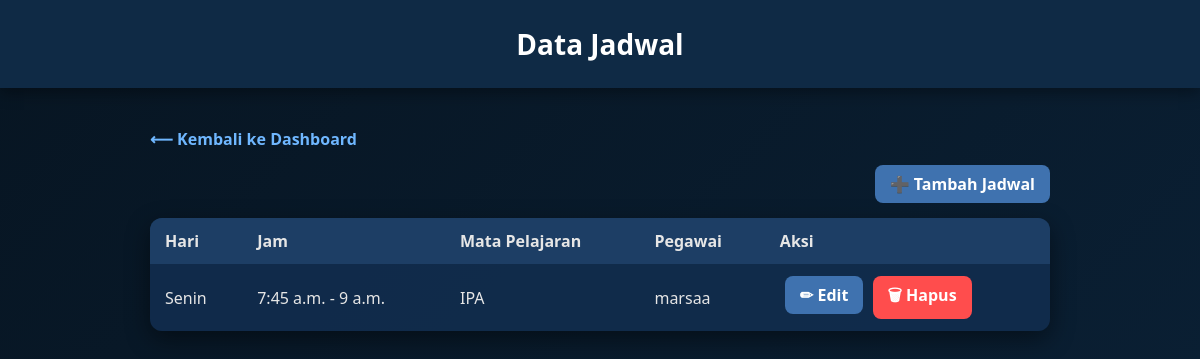
Before: /admin_app/jadwal/ with the older database file.
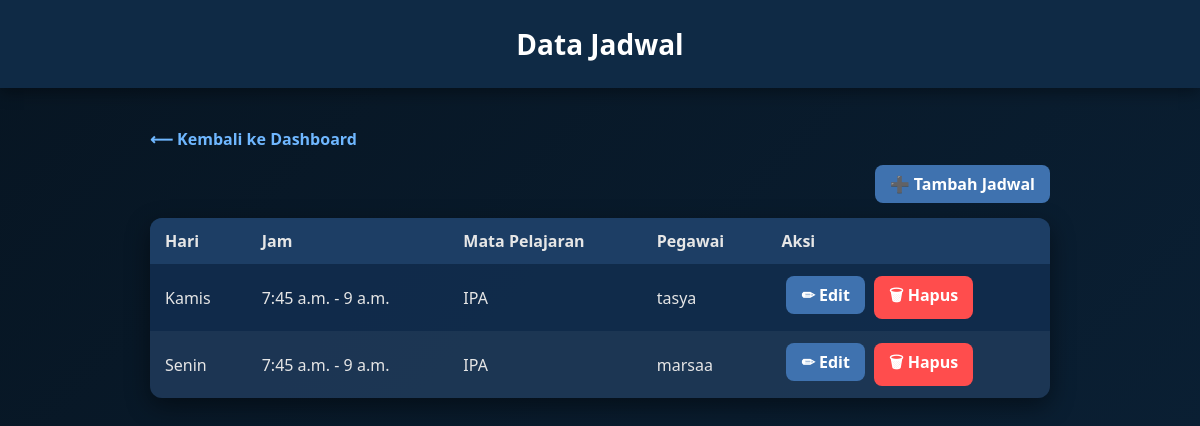
After: the same page with the newer database file.
### admin_app/models.py (models this page shows, shortened)
class Jadwal(models.Model):
    HARI_CHOICES = [
        ("Senin", "Senin"),
        ("Selasa", "Selasa"),
        ("Rabu", "Rabu"),
        ("Kamis", "Kamis"),
        ("Jumat", "Jumat"),
    ]
    hari = models.CharField(max_length=20, choices=HARI_CHOICES)
    jam_mulai = models.TimeField()
    jam_selesai = models.TimeField()
    mata_pelajaran = models.CharField(max_length=100)
    pegawai = models.ForeignKey(Pegawai, on_delete=models.CASCADE)

class Pegawai(models.Model):
    id_pegawai = models.CharField(max_length=10, unique=True, editable=False)
    JABATAN_CHOICES = [
        ("guru", "Guru"),
        ("staff", "Staff"),
        ("admin", "Admin"),
    ]
    user = models.OneToOneField(User, on_delete=models.CASCADE, null=True, blank=True)
    nama = models.CharField(max_length=200)
    nip = models.CharField(max_length=50, blank=True, null=True)
    jabatan = models.CharField(max_length=20, choices=JABATAN_CHOICES)
    gaji_pokok = models.IntegerField(default=0)

### admin_app/views.py (the view)
# urls.py: path("jadwal/", views.list_jadwal, name="list_jadwal"),
def list_jadwal(request):
    data = Jadwal.objects.all().order_by("hari", "jam_mulai")
    return render(request, "admin_app/jadwal.html", {"jadwal_list": data})

### admin_app/templates/admin_app/jadwal.html (shortened to what this page needs)
<!DOCTYPE html>
<html lang="en">
<head>
</head>
<body>
<header>Data Jadwal</header>
<div class="wrapper">
    <a href="{% url 'index' %}" class="back">⟵ Kembali ke Dashboard</a>
    <div class="top-actions">
        <a href="{% url 'tambah_jadwal' %}" class="button">➕ Tambah Jadwal</a>
    </div>
    <table>
        <thead>
            <tr>
                <th>Hari</th>
                <th>Jam</th>
                <th>Mata Pelajaran</th>
                <th>Pegawai</th>
                <th>Aksi</th>
            </tr>
        </thead>
        <tbody>
        {% for j in jadwal_list %}
            <tr>
                <td>{{ j.hari }}</td>
                <td>{{ j.jam_mulai }} - {{ j.jam_selesai }}</td>
                <td>{{ j.mata_pelajaran }}</td>
                <td>{{ j.pegawai.nama }}</td>
                <td>
                    <a href="{% url 'edit_jadwal' j.id %}" class="button">✏ Edit</a>
                    <a href="{% url 'hapus_jadwal' j.id %}" class="button delete-button">🗑 Hapus</a>
                </td>
            </tr>
        {% empty %}
            <tr>
                <td colspan="5" style="text-align:center;">Belum ada data jadwal</td>
            </tr>
        {% endfor %}
        </tbody>
    </table>
</div>
</body>
</html>

### admin_app/templates/admin_app/jadwal.html (style rules this page uses)
body { margin: 0; font-family: "Segoe UI", sans-serif; background: linear-gradient(135deg, #071522, #0a1f33); color: #e6e6e6; }
header { background: #0f2a45; padding: 25px 0; text-align: center; font-size: 28px; font-weight: 600; color: #fff; box-shadow: 0 4px 15px rgba(0,0,0,0.4); }
.wrapper { max-width: 900px; margin: 40px auto; padding: 0 20px; }
a.back { display: inline-block; margin-bottom: 15px; color: #6fb7ff; text-decoration: none; font-weight: bold; }
.top-actions { margin-bottom: 15px; text-align: right; }
a.button { display: inline-block; padding: 8px 15px; background: #3f72af; color: white; border-radius: 8px; font-weight: bold; text-decoration: none; transition: 0.3s; margin-left: 5px; }
a.delete-button { background: #ff4d4d; }
table { width: 100%; border-collapse: collapse; background: rgba(17,45,78,0.9); border-radius: 12px; overflow: hidden; box-shadow: 0 8px 25px rgba(0,0,0,0.45); }
th, td { padding: 12px 15px; text-align: left; }
th { background: rgba(31,65,105,0.9); }
tr:nth-child(even) { background: rgba(255,255,255,0.05); }

Changed rows visible on the page:
added Jadwal: hari "Kamis", jam_mulai "7:45 a.m.", jam_selesai "9 a.m.", mata_pelajaran "IPA", pegawai.nama "tasya"
